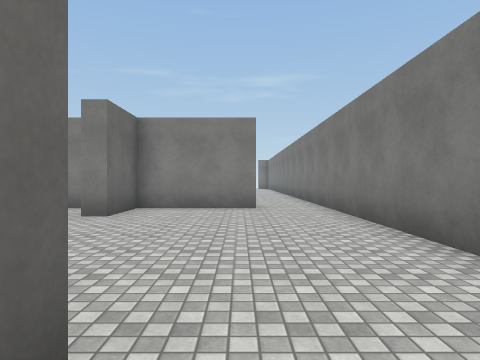
[1] (above)

24 first-person views from a walk through a scene from a Unity 3-D project. The camera is 1.4 m above the floor, looks level and sees 75° across. The floor is counted in squares, 2 m on a side. Each view is taken from the middle of a square. On the plan, view 1 faces up. The plan holds only what a view shows up to about 10 squares ahead; the rest is blank. The place goes on beyond the plan. The player character is not drawn. Surface patterns are stand-ins for the level's own textures.

[2]
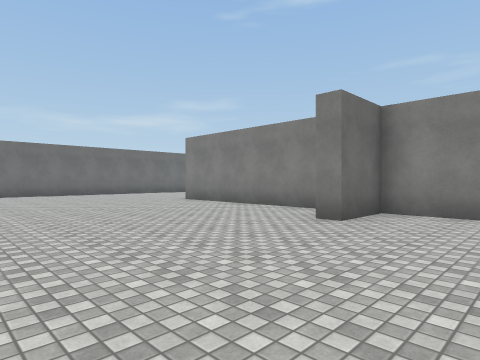

[3]
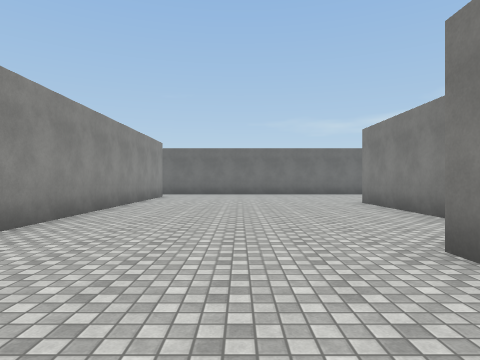

[4]
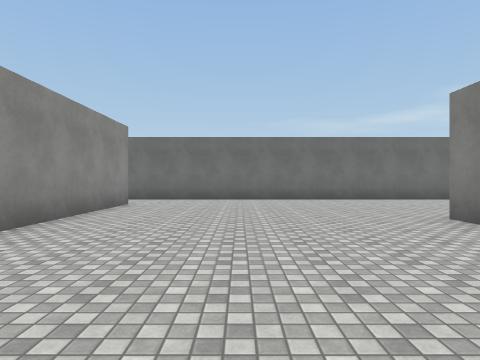

[5]
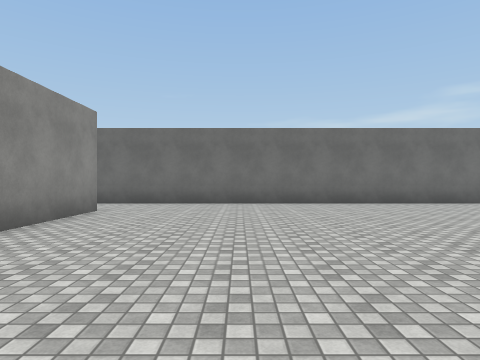

[6]
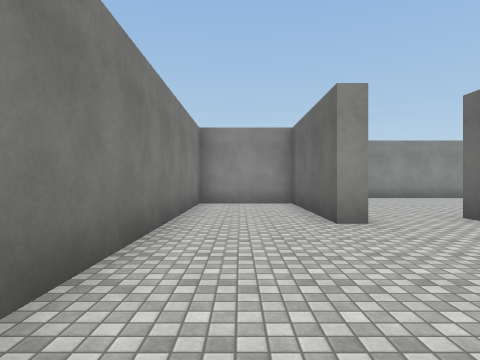

[7]
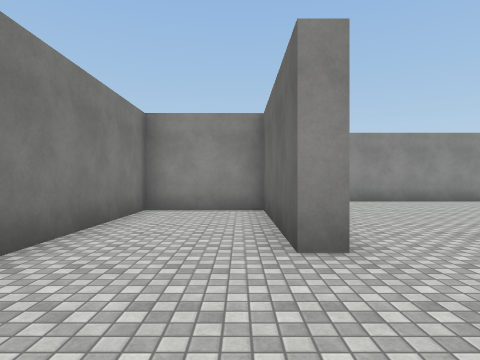

[8]
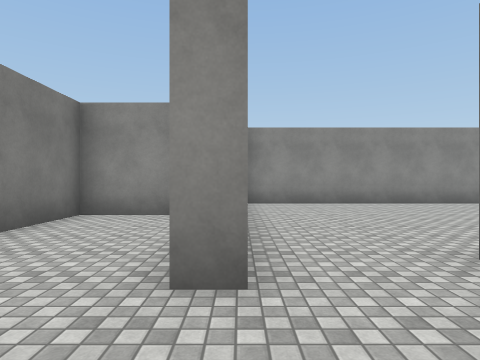

[9]
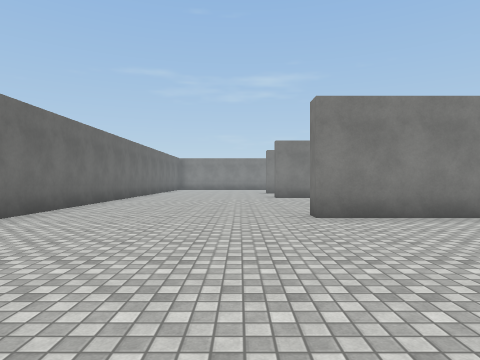

[10]
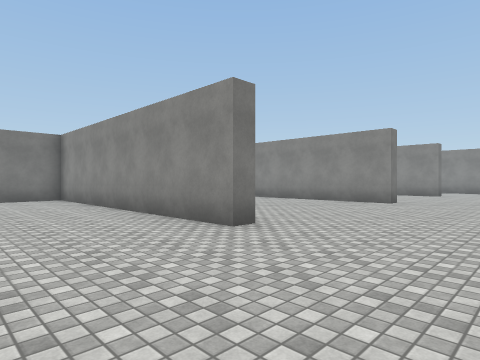

[11]
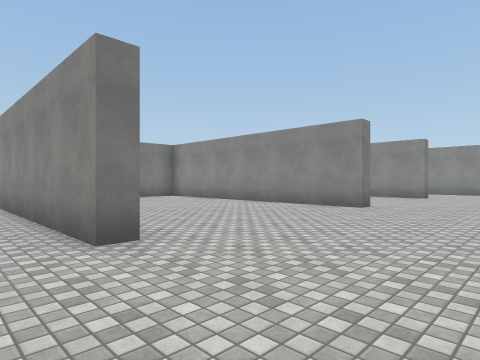

[12]
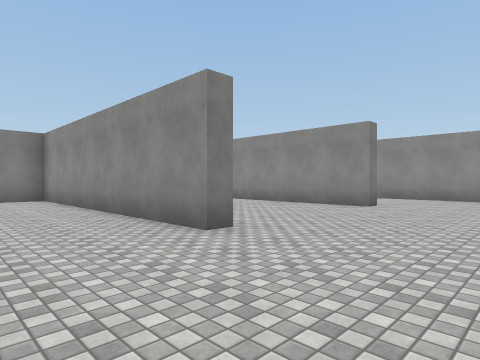

[13]
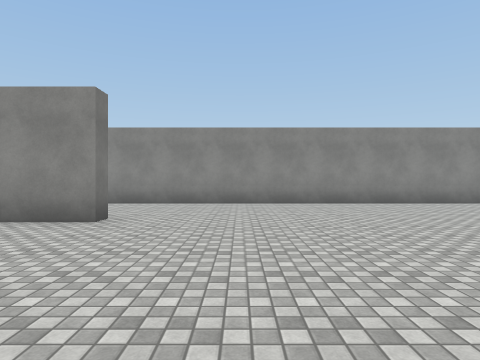

[14]
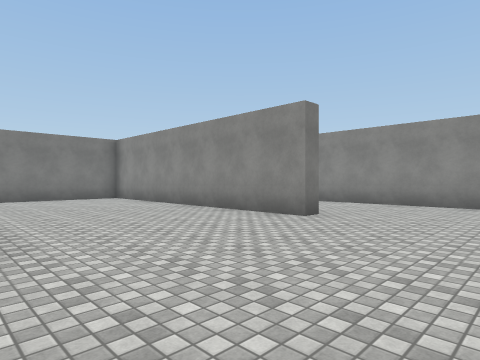

[15]
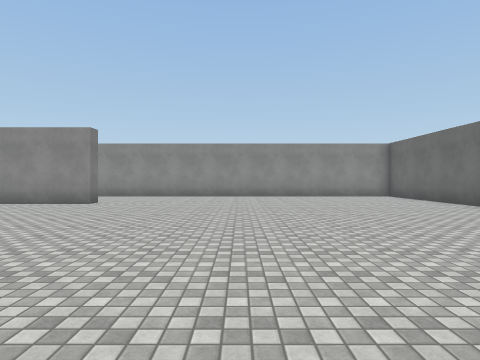

[16]
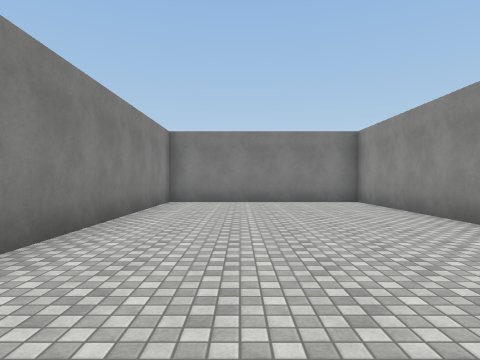

[17]
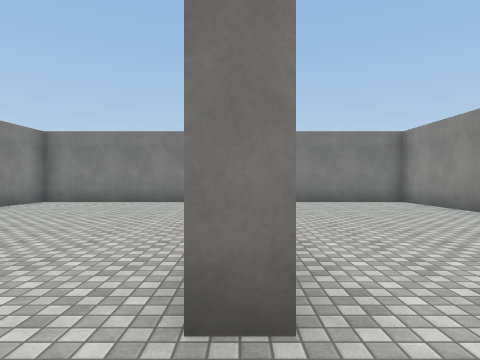

[18]
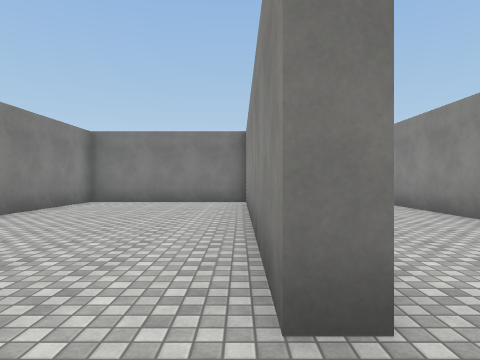

[19]
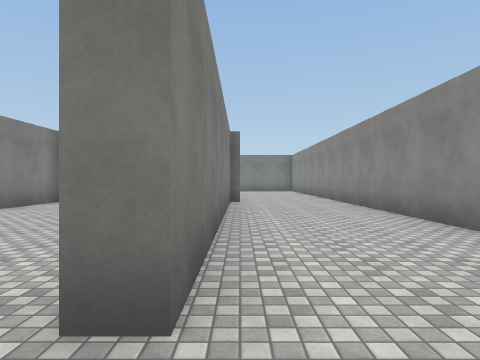

[20]
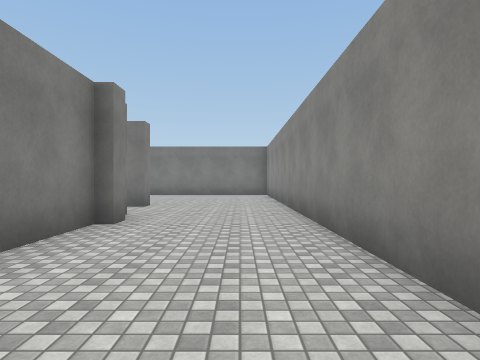

[21]
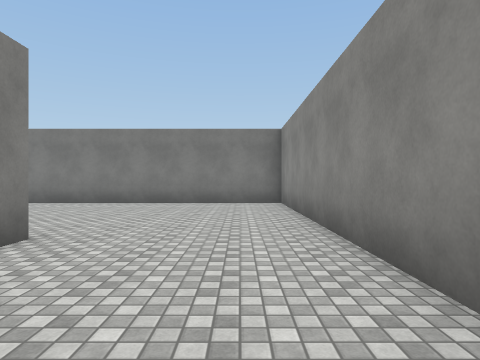

[22]
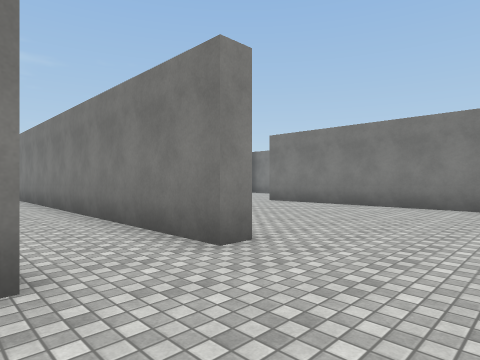

[23]
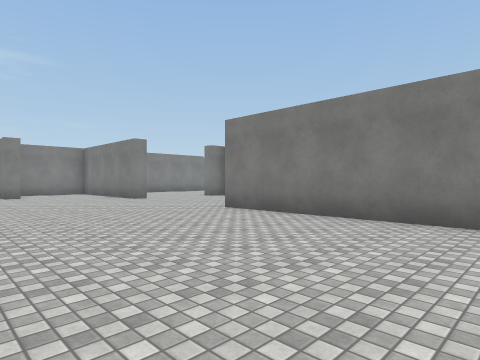

[24]
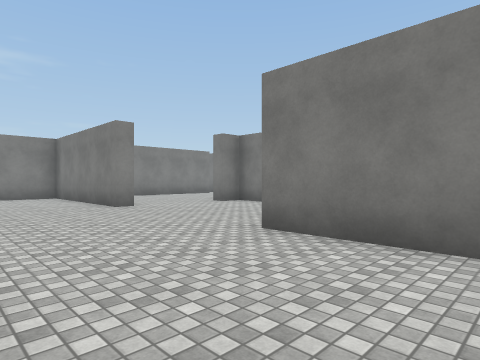

### Floor plan
Points are (right, up) in squares from view 1. A wall is a line through its corners. A room is listed if a view was taken in it or the views show most of it. See-through windows are left out.
Room 1 (views 1, 2, 3, 4, 5, 6, 7, 8, 9)
walls: (-3.9, 7.8) (-9.6, 7.8) (-9.6, 8.2); (-1.1, 1) (-0.6, 1) (-0.6, -3.3) (2.2, -3.3) (2.2, 8.5); (0.5, 7.8) (-2.5, 7.8) (-2.5, 6) (-3.1, 6); (-13.1, 0.8) (-4.1, 0.8); (-15.3, 12) (-15.3, -0.2)
ways out: opening at (-14, 0) to room 2; opening at (-2.5, 0) to room 2; opening at (1.5, 8)
Room 2 (views 10, 11, 12, 13, 14, 15, 16, 17, 18, 19, 20, 21, 22, 23, 24)
walls: (-9.6, -13.4) (-9.6, -12.8) (-1.1, -12.8) (-1.1, -6.8) (-8.1, -6.8); (-9.6, -6.9) (-9.6, -6.3) (-1.2, -6.3); (-1.1, -5.2) (-1.1, -4.5); (-1, -18.7) (-9.6, -18.7) (-9.6, -18.2) (-1.1, -18.2) (-1.1, -13.3) (-4.9, -13.3); (-0.5, -19) (-1.1, -19); (2.8, -18.5) (2.2, -18.5) (2.2, -9.1); (-3.1, 0.8) (-3.1, 0.2); (9, -9) (8.5, -9) (8.5, -6.2); (-20.3, -17.1) (-20.3, -19); (-19.1, -22.3) (8.5, -22.3) (8.5, -14)
ways out: opening at (-14, 0) to room 1; opening at (-2.5, 0) to room 1; opening at (11, -7.7)

Positions as (right, up) in squares from view 1, and headings:
1: (0, 0), facing up
2: (0, 1), facing up-left
3: (0, 4), facing left
4: (-4, 4), facing left
5: (-6, 4), facing left
6: (1, 6), facing down
7: (0, 4), facing down
8: (-1, 3), facing down
9: (-11, 2), facing up
10: (-13, -3), facing down-right
11: (-13, -5), facing down-right
12: (-13, -10), facing down-right
13: (-12, -13), facing down
14: (-13, -13), facing down-right
15: (-14, -9), facing down
16: (-11, -9), facing right
17: (-11, -13), facing right
18: (-11, -18), facing right
19: (-11, -19), facing right
20: (-6, -21), facing right
21: (-1, -21), facing right
22: (0, -21), facing up-right
23: (3, -20), facing up-right
24: (5, -17), facing up-right
